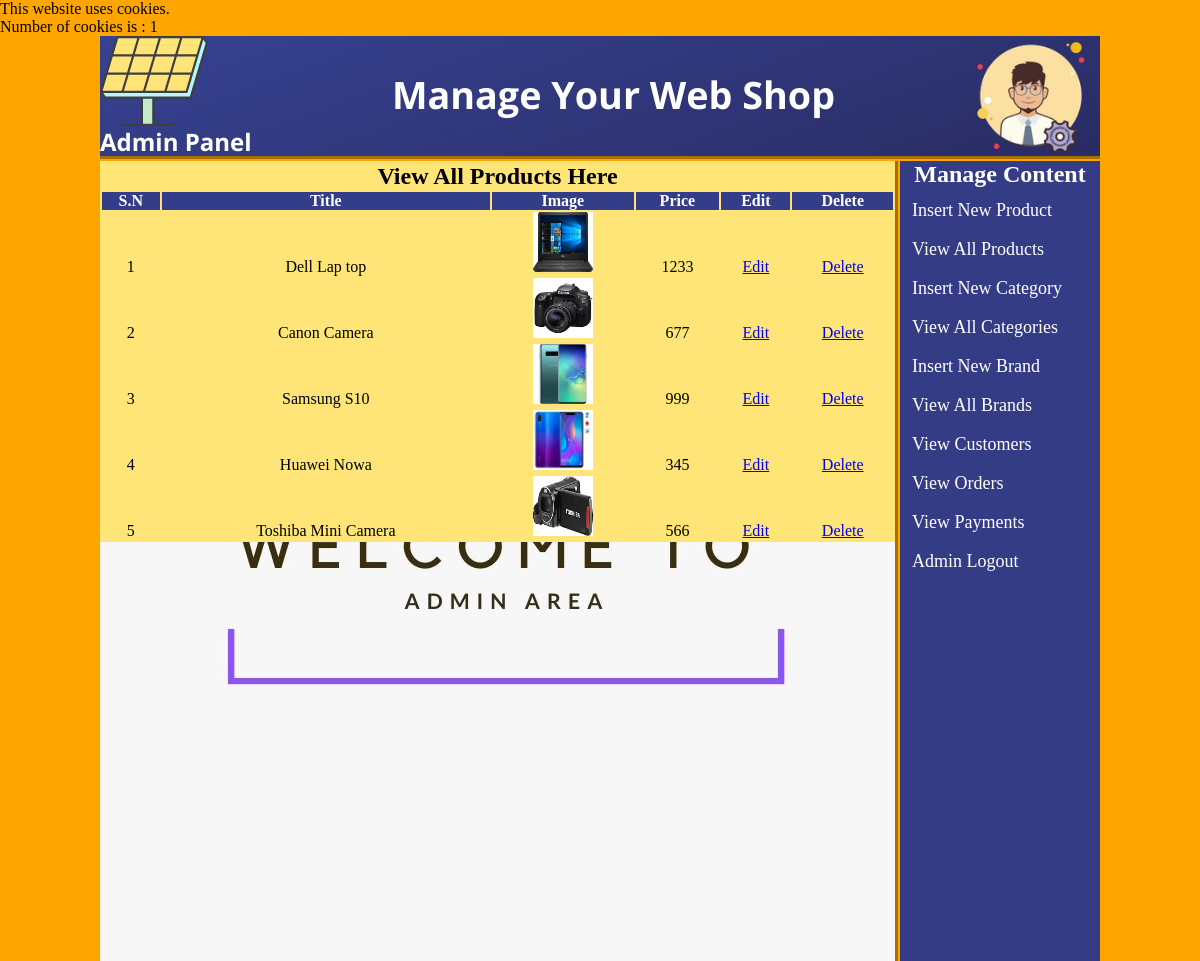
Page /admin_area/index.php?view_products (signed in) on the committed database.
### tables this page shows
CREATE TABLE `products` (
  `product_id` int(100) NOT NULL,
  `product_cat` int(100) NOT NULL,
  `product_brand` int(100) NOT NULL,
  `product_title` varchar(255) NOT NULL,
  `product_price` int(100) NOT NULL,
  `product_desc` text NOT NULL,
  `product_image` text NOT NULL,
  `product_keywords` text NOT NULL
);

### admin_area/view_products.php (the view)
<?php
	if(!isset($_SESSION['user_email'])){
		echo "<script>window.open('login.php?not_admin=You are not an Admin!','_self')</script>";
	}
	else {
	?>
	<table width="795" align="center" bgcolor="#FFE578">
		<tr align="center">
			<td colspan="6"><h2>View All Products Here</h2></td>
		</tr>
		<tr align="center" bgcolor="#343D88" color="white">
			<th style="color:white;">S.N</th>
			<th style="color:white;">Title</th>
			<th style="color:white;">Image</th>
			<th style="color:white;">Price</th>
			<th style="color:white;">Edit</th>
			<th style="color:white;">Delete</th>
		</tr>
		<?php
			include("includes/db.php");
			$get_pro = "select * from products";
			$run_pro = mysqli_query($con, $get_pro);
			$i = 0;
			while ($row_pro=mysqli_fetch_array($run_pro)){
				$pro_id = $row_pro['product_id'];
				$pro_title = $row_pro['product_title'];
				$pro_image = $row_pro['product_image'];
				$pro_price = $row_pro['product_price'];
				$i++;
			?>
			<tr align="center">
				<td><?php echo $i;?></td>
				<td><?php echo $pro_title;?></td>
				<td><img src="product_images/<?php echo $pro_image;?>" width="60" height="60"/></td>
				<td><?php echo $pro_price;?></td>
				<td><a href="index.php?edit_pro=<?php echo $pro_id; ?>">Edit</a></td>
				<td><a href="delete_pro.php?delete_pro=<?php echo $pro_id;?>">Delete</a></td>
			</tr>
		<?php } ?>
	</table>
<?php } ?>

### admin_area/styles/style.css (style rules this page uses)
html, body, div, span, applet, object, iframe, h1, h2, h3, h4, h5, h6, p, blockquote, pre, a, abbr, acronym, address, big, cite, code, del, dfn, em, img, ins, kbd, q, s, samp, small, strike, strong, sub, sup, tt, var, b, u, i, center, dl, dt, dd, ol, ul, li, fieldset, form, label, legend, table, caption, tbody, tfoot, thead, tr, th, td, article, aside, canvas, details, embed, figure, figcaption, footer, header, hgroup, menu, nav, output, ruby, section, summary, time, mark, audio, video { margin: 0; padding: 0; border: 0; vertical-align: baseline; }
body { background:orange; }

### rows in the picture
products: product_title "Dell Lap top", product_image (picture), product_price "1233"
products: product_title "Canon Camera", product_image (picture), product_price "677"
products: product_title "Samsung S10", product_image (picture), product_price "999"
products: product_title "Huawei Nowa", product_image (picture), product_price "345"
products: product_title "Toshiba Mini Camera", product_image (picture), product_price "566"

### other values in the picture
count($_COOKIE) "1"
